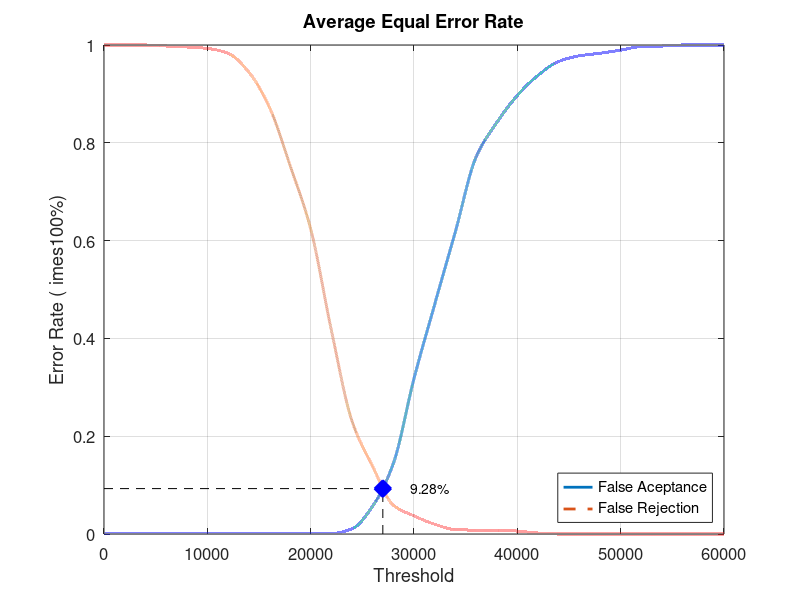
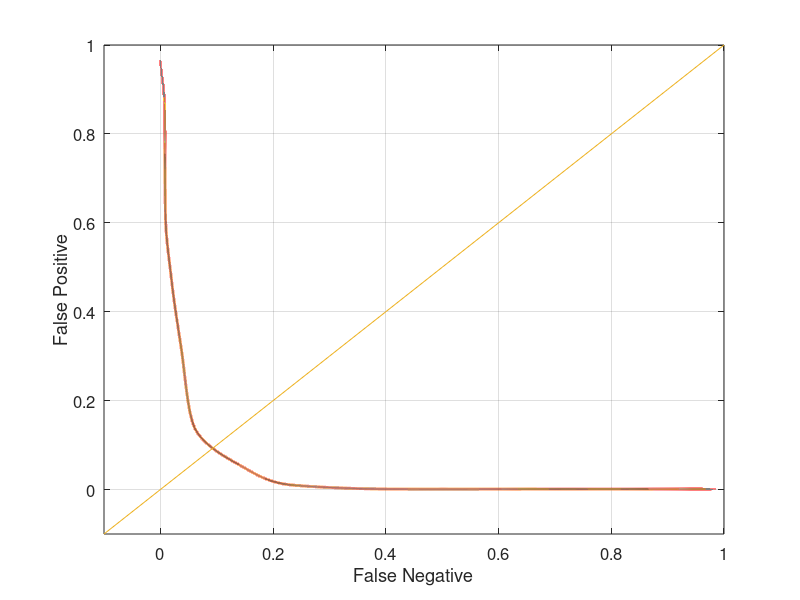

These charts were generated, in order, by the following MATLAB code:
close all;
clear;
clc;
x = 0:2000:60000;
xq = 0:0.5:60000;

y0 = [0 0.00105263 0.00105263 0.00105263 0.00105263 0.00105263 0.00105263 0.00105263 0.00105263 0.00105263 0.00105263 0.00105263 0.0105263 0.0568421 0.144211 0.317895 0.469474 0.617895 0.770526 0.841053 0.896842 0.937895 0.966316 0.977895 0.983158 0.989474 0.996842 0.997895 1 1 1]
yy0 = interp1(x, y0, xq, 'pchip');
y1 = [1 1 1 0.998 0.996 0.993 0.983 0.945 0.873 0.754 0.624 0.417 0.231 0.138 0.059 0.037 0.02 0.009 0.008 0.008 0.006 0.002 0 0 0 0 0 0 0 0 0]
yy1 = interp1(x, y1, xq, 'pchip');

% Calculating EER: 
y2 = abs(y0 - y1);
find(y2 == min(y2))
yy2 = abs(yy0 - yy1);
xEER = find(yy2 == min(yy2));
xEERIndex = xq(xEER) % X-axis EER
yEER = yy0(xEER) % Y-axis EER

main = figure
plot(xq, yy0,'-','LineWidth', 2);	hold on
plot(xq, yy1,'--','LineWidth', 2);	hold on
plot([xEERIndex xEERIndex], [0 yEER], 'k--');	hold on
plot([0 xEERIndex], [yEER yEER], 'k--');	hold on
plot(xEERIndex, yEER, 'bx', 'LineWidth', 10);	hold on
text(xEERIndex + 10 * xEERIndex / 100, yEER, [num2str(round((10000 * yEER)) / 100) '%'])
legend('False Aceptance', 'False Rejection', 'Location', 'SouthEast')
xlabel('Threshold')
ylabel('Error Rate (	imes100%)')
title('Average Equal Error Rate')
set(gca, 'FontSize', 12)
axis([0 60000 0 1])
grid on

print(main, 'Database2AverageMain', '-dpng');
FNRxFPR = figure('Color', [1 1 1]);
plot(yy1, yy0, '-', yy1, yy0, 'LineWidth', 2);
hold on
y = -0.1:0.1:1
plot(y, y); 
set(gca, 'FontSize', 12)
xlabel('False Negative')
ylabel('False Positive')
axis([-0.1 1 -0.1 1])
set(gca, 'FontSize', 12)
grid on

print(FNRxFPR, 'Database2AverageFNRxFPR','-dpng');
